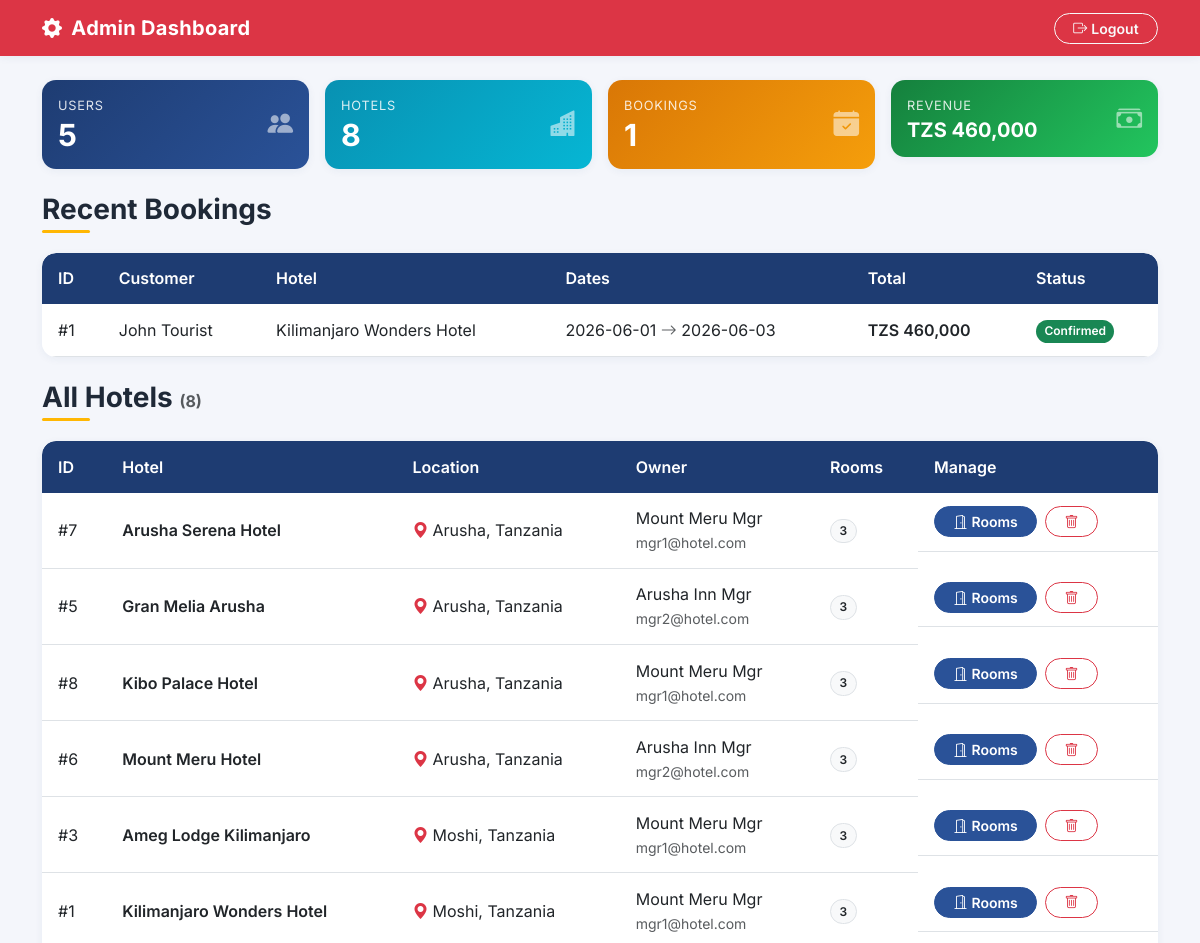
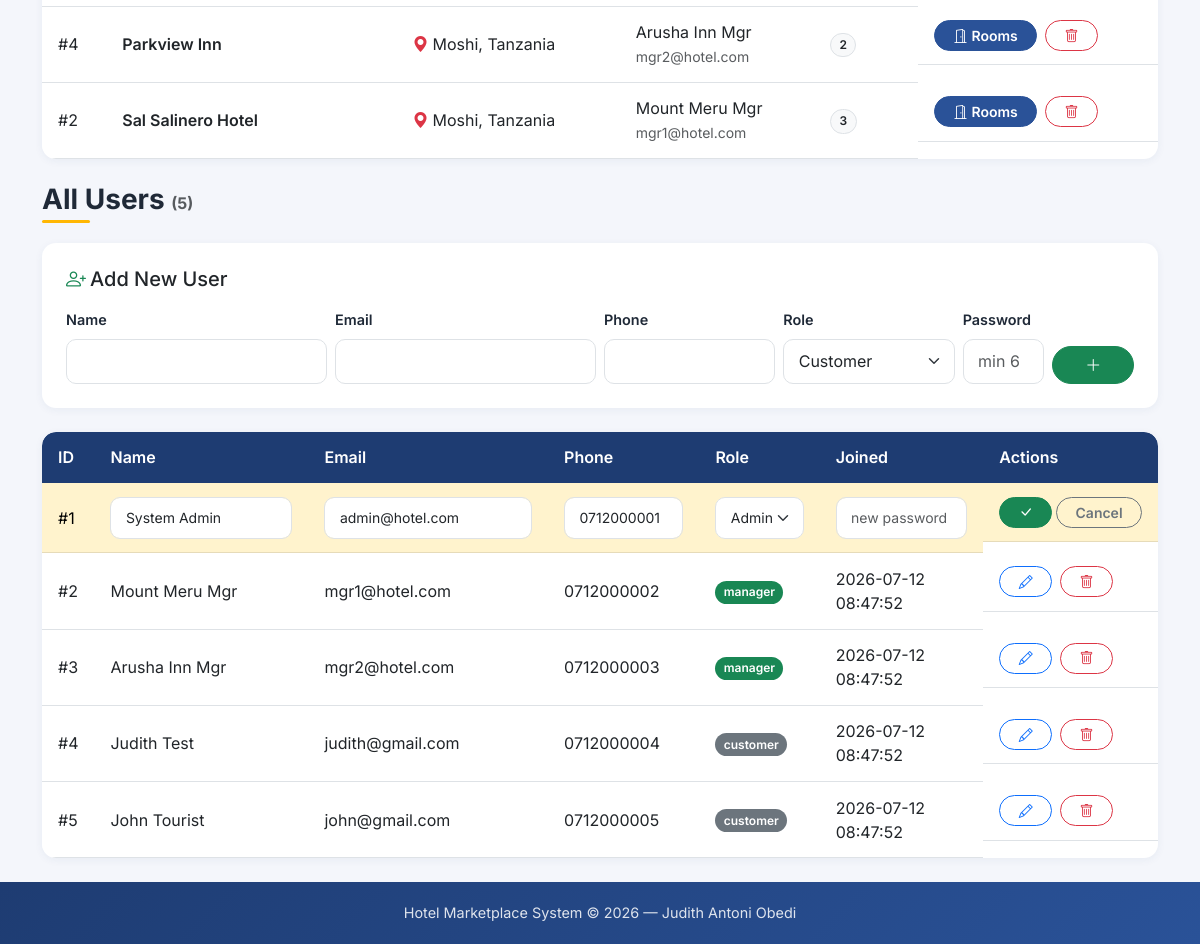
The app's page /admin_dashboard.php?edit_user=1 (signed in) with its own data (2 pictures, top to bottom).
### tables this page shows
CREATE TABLE bookings (
    id INT AUTO_INCREMENT PRIMARY KEY,
    user_id INT NOT NULL,                    
    room_id INT NOT NULL,                    
    check_in DATE NOT NULL,
    check_out DATE NOT NULL,
    total_price DECIMAL(10,2) NOT NULL,
    status ENUM('pending', 'confirmed', 'cancelled', 'completed') NOT NULL DEFAULT 'confirmed',
    created_at TIMESTAMP DEFAULT CURRENT_TIMESTAMP,
    FOREIGN KEY (user_id) REFERENCES users(id) ON DELETE CASCADE,
    FOREIGN KEY (room_id) REFERENCES rooms(id) ON DELETE CASCADE,
     
    CHECK (check_out > check_in)
);

CREATE TABLE users (
    id INT AUTO_INCREMENT PRIMARY KEY,
    name VARCHAR(100) NOT NULL,
    email VARCHAR(150) NOT NULL UNIQUE,
    password VARCHAR(255) NOT NULL,         
    phone VARCHAR(20),
    role ENUM('customer', 'manager', 'admin') NOT NULL DEFAULT 'customer',
    created_at TIMESTAMP DEFAULT CURRENT_TIMESTAMP
);

CREATE TABLE hotels (
    id INT AUTO_INCREMENT PRIMARY KEY,
    manager_id INT NOT NULL,
    name VARCHAR(150) NOT NULL,
    location VARCHAR(150) NOT NULL,          
    description TEXT,
    image VARCHAR(255),                      
    website VARCHAR(255),                    
    phone VARCHAR(40),                       
    rating DECIMAL(2,1),                     
    created_at TIMESTAMP DEFAULT CURRENT_TIMESTAMP,
    FOREIGN KEY (manager_id) REFERENCES users(id) ON DELETE CASCADE
);

### config.php (called while the page is built, shortened)
<?php
function safe($text) {
    return htmlspecialchars($text, ENT_QUOTES, 'UTF-8');
}
?>

### admin_dashboard.php (the view, shortened to what this page needs)
<?php
require_once 'config.php';
$valid_roles = ['customer', 'manager', 'admin'];
$edit_user = (int)($_GET['edit_user'] ?? 0);
$stats = [
    'users'    => $pdo->query("SELECT COUNT(*) FROM users")->fetchColumn(),
    'hotels'   => $pdo->query("SELECT COUNT(*) FROM hotels")->fetchColumn(),
    'rooms'    => $pdo->query("SELECT COUNT(*) FROM rooms")->fetchColumn(),
    'bookings' => $pdo->query("SELECT COUNT(*) FROM bookings")->fetchColumn(),
    'revenue'  => $pdo->query("SELECT COALESCE(SUM(total_price),0) FROM bookings WHERE status='confirmed'")->fetchColumn(),
];
$recent = $pdo->query("
    SELECT b.*, u.name AS customer, h.name AS hotel
    FROM bookings b
    JOIN users u  ON b.user_id = u.id
    JOIN rooms r  ON b.room_id = r.id
    JOIN hotels h ON r.hotel_id = h.id
    ORDER BY b.created_at DESC LIMIT 10
")->fetchAll();
$users = $pdo->query("SELECT id, name, email, phone, role, created_at FROM users ORDER BY created_at DESC")->fetchAll();
$hotels = $pdo->query("
    SELECT h.*, u.name AS owner_name, u.email AS owner_email,
           (SELECT COUNT(*) FROM rooms r WHERE r.hotel_id = h.id AND r.is_active = 1) AS room_count
    FROM hotels h JOIN users u ON h.manager_id = u.id
    ORDER BY h.location, h.name
")->fetchAll();
?>
<!DOCTYPE html>
<html lang="en">
<head>
    <link href="https://cdn.jsdelivr.net/npm/bootstrap@5.3.0/dist/css/bootstrap.min.css" rel="stylesheet">
    <link href="https://cdn.jsdelivr.net/npm/bootstrap-icons@1.11.3/font/bootstrap-icons.min.css" rel="stylesheet">
    <link href="assets/css/app.css" rel="stylesheet">
</head>
<body>
<nav class="navbar navbar-dark bg-danger">
    <div class="container">
        <a class="navbar-brand"><i class="bi bi-gear-fill me-1"></i> Admin Dashboard</a>
        <a href="logout.php" class="btn btn-outline-light btn-sm"><i class="bi bi-box-arrow-right me-1"></i>Logout</a>
    </div>
</nav>
<main class="container my-4">
    <div class="row g-3 mb-4">
        <div class="col-6 col-lg-3">
            <div class="card stat-card" style="background:linear-gradient(135deg,#1e3c72,#2a5298);">
                <div class="card-body d-flex justify-content-between align-items-center">
                    <div><div class="stat-label">Users</div><p class="stat-value"><?= $stats['users'] ?></p></div>
                    <i class="bi bi-people-fill"></i>
                </div>
            </div>
        </div>
        <div class="col-6 col-lg-3">
            <div class="card stat-card" style="background:linear-gradient(135deg,#0891b2,#06b6d4);">
                <div class="card-body d-flex justify-content-between align-items-center">
                    <div><div class="stat-label">Hotels</div><p class="stat-value"><?= $stats['hotels'] ?></p></div>
                    <i class="bi bi-buildings-fill"></i>
                </div>
            </div>
        </div>
        <div class="col-6 col-lg-3">
            <div class="card stat-card" style="background:linear-gradient(135deg,#d97706,#f59e0b);">
                <div class="card-body d-flex justify-content-between align-items-center">
                    <div><div class="stat-label">Bookings</div><p class="stat-value"><?= $stats['bookings'] ?></p></div>
                    <i class="bi bi-calendar-check-fill"></i>
                </div>
            </div>
        </div>
        <div class="col-6 col-lg-3">
            <div class="card stat-card" style="background:linear-gradient(135deg,#15803d,#22c55e);">
                <div class="card-body d-flex justify-content-between align-items-center">
                    <div><div class="stat-label">Revenue</div><p class="stat-value fs-5">TZS <?= number_format($stats['revenue']) ?></p></div>
                    <i class="bi bi-cash-stack"></i>
                </div>
            </div>
        </div>
    </div>
    <h3 class="section-title">Recent Bookings</h3>
    <div class="table-wrap mb-4">
    <table class="table align-middle mb-0">
        <thead><tr>
            <th>ID</th><th>Customer</th><th>Hotel</th>
            <th>Dates</th><th>Total</th><th>Status</th>
        </tr></thead>
        <tbody>
        <?php foreach ($recent as $b): ?>
            <tr>
                <td>#<?= (int)$b['id'] ?></td>
                <td><?= safe($b['customer']) ?></td>
                <td><?= safe($b['hotel']) ?></td>
                <td><?= safe($b['check_in']) ?> <i class="bi bi-arrow-right text-muted"></i> <?= safe($b['check_out']) ?></td>
                <td class="fw-semibold">TZS <?= number_format($b['total_price']) ?></td>
                <td><span class="badge bg-<?= $b['status']==='confirmed'?'success':($b['status']==='cancelled'?'danger':'warning') ?>"><?= safe(ucfirst($b['status'])) ?></span></td>
            </tr>
        <?php endforeach; ?>
        </tbody>
    </table>
    </div>
    <h3 class="section-title">All Hotels <span class="text-muted fs-6">(<?= count($hotels) ?>)</span></h3>
    <div class="table-wrap mb-4">
    <table class="table align-middle mb-0">
        <thead><tr>
            <th>ID</th><th>Hotel</th><th>Location</th><th>Owner</th><th>Rooms</th><th>Manage</th>
        </tr></thead>
        <tbody>
        <?php foreach ($hotels as $h): ?>
            <tr>
                <td>#<?= (int)$h['id'] ?></td>
                <td class="fw-semibold"><?= safe($h['name']) ?></td>
                <td><i class="bi bi-geo-alt-fill text-danger me-1"></i><?= safe($h['location']) ?></td>
                <td><?= safe($h['owner_name']) ?><br><small class="text-muted"><?= safe($h['owner_email']) ?></small></td>
                <td><span class="badge bg-light text-dark border"><?= (int)$h['room_count'] ?></span></td>
                <td class="d-flex gap-2">
                    <a href="manage_rooms.php?hotel_id=<?= (int)$h['id'] ?>" class="btn btn-sm btn-primary"><i class="bi bi-door-open me-1"></i>Rooms</a>
                    <form method="POST" onsubmit="return confirm('Delete &quot;<?= safe(addslashes($h['name'])) ?>&quot;? This also removes its rooms and bookings.');">
                        <button class="btn btn-sm btn-outline-danger"><i class="bi bi-trash"></i></button>
                    </form>
                </td>
            </tr>
        <?php endforeach; ?>
        </tbody>
    </table>
    </div>
    <h3 class="section-title">All Users <span class="text-muted fs-6">(<?= count($users) ?>)</span></h3>
    <div class="card mb-4">
        <div class="card-body p-4">
            <h5 class="mb-3"><i class="bi bi-person-plus me-1 text-success"></i>Add New User</h5>
            <form method="POST" class="row g-2 align-items-end">
                <div class="col-md-3"><label class="form-label small">Name</label><input class="form-control" name="name" required></div>
                <div class="col-md-3"><label class="form-label small">Email</label><input class="form-control" name="email" type="email" required></div>
                <div class="col-md-2"><label class="form-label small">Phone</label><input class="form-control" name="phone"></div>
                <div class="col-md-2"><label class="form-label small">Role</label>
                    <select class="form-select" name="role">
                        <option value="customer">Customer</option>
                    </select>
                </div>
                <div class="col-md-1"><label class="form-label small">Password</label><input class="form-control" name="password" type="text" placeholder="min 6" required></div>
                <div class="col-md-1"><button name="add_user" class="btn btn-success w-100"><i class="bi bi-plus-lg"></i></button></div>
            </form>
        </div>
    </div>
    <div class="table-wrap">
    <table class="table align-middle mb-0">
        <thead><tr>
            <th>ID</th><th>Name</th><th>Email</th><th>Phone</th><th>Role</th><th>Joined</th><th>Actions</th>
        </tr></thead>
        <tbody>
        <?php foreach ($users as $u): ?>
            <?php if ($edit_user === (int)$u['id']): ?>
                <tr class="table-warning">
                    <form method="POST">
                        <td>#<?= (int)$u['id'] ?></td>
                        <td><input class="form-control form-control-sm" name="name" value="<?= safe($u['name']) ?>" required></td>
                        <td><input class="form-control form-control-sm" name="email" type="email" value="<?= safe($u['email']) ?>" required></td>
                        <td><input class="form-control form-control-sm" name="phone" value="<?= safe($u['phone']) ?>" style="max-width:130px;"></td>
                        <td>
                            <select class="form-select form-select-sm" name="role" style="max-width:120px;">
                                <?php foreach ($valid_roles as $role): ?>
                                    <option value="<?= $role ?>" <?= $u['role']===$role?'selected':'' ?>><?= ucfirst($role) ?></option>
                                <?php endforeach; ?>
                            </select>
                        </td>
                        <td><input class="form-control form-control-sm" name="password" type="text" placeholder="new password (optional)" style="max-width:160px;"></td>
                        <td class="d-flex gap-1">
                            <button class="btn btn-sm btn-success"><i class="bi bi-check-lg"></i></button>
                            <a href="admin_dashboard.php" class="btn btn-sm btn-outline-secondary">Cancel</a>
                        </td>
                    </form>
                </tr>
            <?php else: ?>
                <tr>
                    <td>#<?= (int)$u['id'] ?></td>
                    <td><?= safe($u['name']) ?><?php if ((int)$u['id'] === (int)$_SESSION['user_id']): ?> <span class="badge bg-info text-dark">you</span><?php endif; ?></td>
                    <td><?= safe($u['email']) ?></td>
                    <td><?= safe($u['phone']) ?></td>
                    <td><span class="badge bg-<?= $u['role']==='admin'?'danger':($u['role']==='manager'?'success':'secondary') ?>"><?= safe($u['role']) ?></span></td>
                    <td><?= safe($u['created_at']) ?></td>
                    <td class="d-flex gap-2">
                        <a href="admin_dashboard.php?edit_user=<?= (int)$u['id'] ?>#users" class="btn btn-sm btn-outline-primary"><i class="bi bi-pencil"></i></a>
                        <?php if ((int)$u['id'] !== (int)$_SESSION['user_id']): ?>
                            <form method="POST" onsubmit="return confirm('Delete user &quot;<?= safe(addslashes($u['name'])) ?>&quot;?<?= $u['role']==='manager' ? ' This also removes their hotels, rooms and bookings.' : '' ?>');">
                                <button class="btn btn-sm btn-outline-danger"><i class="bi bi-trash"></i></button>
                            </form>
                        <?php endif; ?>
                    </td>
                </tr>
            <?php endif; ?>
        <?php endforeach; ?>
        </tbody>
    </table>
    </div>
</main>
<footer class="site-footer">
    Hotel Marketplace System &copy; <?= date('Y') ?> — Judith Antoni Obedi
</footer>
</body>
</html>

### assets/css/app.css (style rules this page uses)
:root { --brand-1: #1e3c72; --brand-2: #2a5298; --brand-accent: #ffb703; --brand-accent-dark: #f59e0b; --ink: #1f2937; --muted: #6b7280; --surface: #f4f6fb; --radius: 14px; --shadow-sm: 0 2px 8px rgba(30, 60, 114, .06); --shadow-md: 0 10px 30px rgba(30, 60, 114, .12); }
body { font-family: 'Inter', system-ui, -apple-system, "Segoe UI", Roboto, sans-serif; color: var(--ink); background-color: var(--surface); min-height: 100vh; display: flex; flex-direction: column; }
main, .page-body { flex: 1 0 auto; }
.navbar { box-shadow: var(--shadow-sm); }
.navbar-brand { font-weight: 700; letter-spacing: .3px; }
.btn { border-radius: 999px; font-weight: 600; padding-inline: 1.15rem; transition: transform .12s ease, box-shadow .12s ease; }
.btn-primary { --bs-btn-bg: var(--brand-2); --bs-btn-border-color: var(--brand-2); --bs-btn-hover-bg: var(--brand-1); --bs-btn-hover-border-color: var(--brand-1); }
.card { border: none; border-radius: var(--radius); box-shadow: var(--shadow-sm); overflow: hidden; }
.stat-card { border-radius: var(--radius); border: none; color: #fff; }
.stat-card .stat-label { font-size: .8rem; text-transform: uppercase; letter-spacing: .06em; opacity: .85; margin-bottom: .25rem; }
.stat-card .stat-value { font-size: 1.9rem; font-weight: 700; line-height: 1.1; margin: 0; }
.stat-card i { font-size: 1.6rem; opacity: .55; }
.form-control, .form-select { border-radius: 10px; padding: .6rem .9rem; }
.form-label, label { font-weight: 600; font-size: .9rem; color: var(--ink); }
.table { border-radius: var(--radius); overflow: hidden; margin-bottom: 0; }
.table > :not(caption) > * > * { padding: .85rem 1rem; }
.table thead th { background: var(--brand-1); color: #fff; font-weight: 600; border: none; }
.table-wrap { background: #fff; border-radius: var(--radius); box-shadow: var(--shadow-sm); overflow: hidden; }
.badge { font-weight: 600; padding: .45em .7em; border-radius: 999px; }
.section-title { font-weight: 700; margin-bottom: 1.25rem; position: relative; padding-bottom: .4rem; }
.section-title::after { content: ""; position: absolute; left: 0; bottom: 0; width: 48px; height: 3px; border-radius: 3px; background: var(--brand-accent); }
.site-footer { flex-shrink: 0; background: linear-gradient(135deg, var(--brand-1), var(--brand-2)); color: rgba(255, 255, 255, .85); text-align: center; padding: 1.25rem 0; font-size: .9rem; }

### records on screen
bookings: user "5", id "1", total_price "460,000", user.name "John Tourist", hotels.name "Kilimanjaro Wonders Hotel", check_in "2026-06-01", check_out "2026-06-03", status "Confirmed"
hotels: id "7", name "Arusha Serena Hotel", location "Arusha, Tanzania", manager.name "Mount Meru Mgr", manager.email "mgr1@hotel.com", room_count "3"
hotels: id "5", name "Gran Melia Arusha", location "Arusha, Tanzania", manager.name "Arusha Inn Mgr", manager.email "mgr2@hotel.com", room_count "3"
hotels: id "8", name "Kibo Palace Hotel", location "Arusha, Tanzania", manager.name "Mount Meru Mgr", manager.email "mgr1@hotel.com", room_count "3"
hotels: id "6", name "Mount Meru Hotel", location "Arusha, Tanzania", manager.name "Arusha Inn Mgr", manager.email "mgr2@hotel.com", room_count "3"
hotels: id "3", name "Ameg Lodge Kilimanjaro", location "Moshi, Tanzania", manager.name "Mount Meru Mgr", manager.email "mgr1@hotel.com", room_count "3"
hotels: id "1", name "Kilimanjaro Wonders Hotel", location "Moshi, Tanzania", manager.name "Mount Meru Mgr", manager.email "mgr1@hotel.com", room_count "3"
hotels: id "4", name "Parkview Inn", location "Moshi, Tanzania", manager.name "Arusha Inn Mgr", manager.email "mgr2@hotel.com", room_count "2"
hotels: id "2", name "Sal Salinero Hotel", location "Moshi, Tanzania", manager.name "Mount Meru Mgr", manager.email "mgr1@hotel.com", room_count "3"
users: id "1", name "System Admin", email "admin@hotel.com", phone "0712000001", role "Admin"
users: id "2", name "Mount Meru Mgr", email "mgr1@hotel.com", phone "0712000002", role "manager", created_at "2026-07-12 08:47:52"
users: id "3", name "Arusha Inn Mgr", email "mgr2@hotel.com", phone "0712000003", role "manager", created_at "2026-07-12 08:47:52"
users: id "4", name "Judith Test", email "judith@gmail.com", phone "0712000004", role "customer", created_at "2026-07-12 08:47:52"
users: id "5", name "John Tourist", email "john@gmail.com", phone "0712000005", role "customer", created_at "2026-07-12 08:47:52"

### other values on screen
$stats['hotels'] "8"
count($hotels) "8"
count($users) "5"
